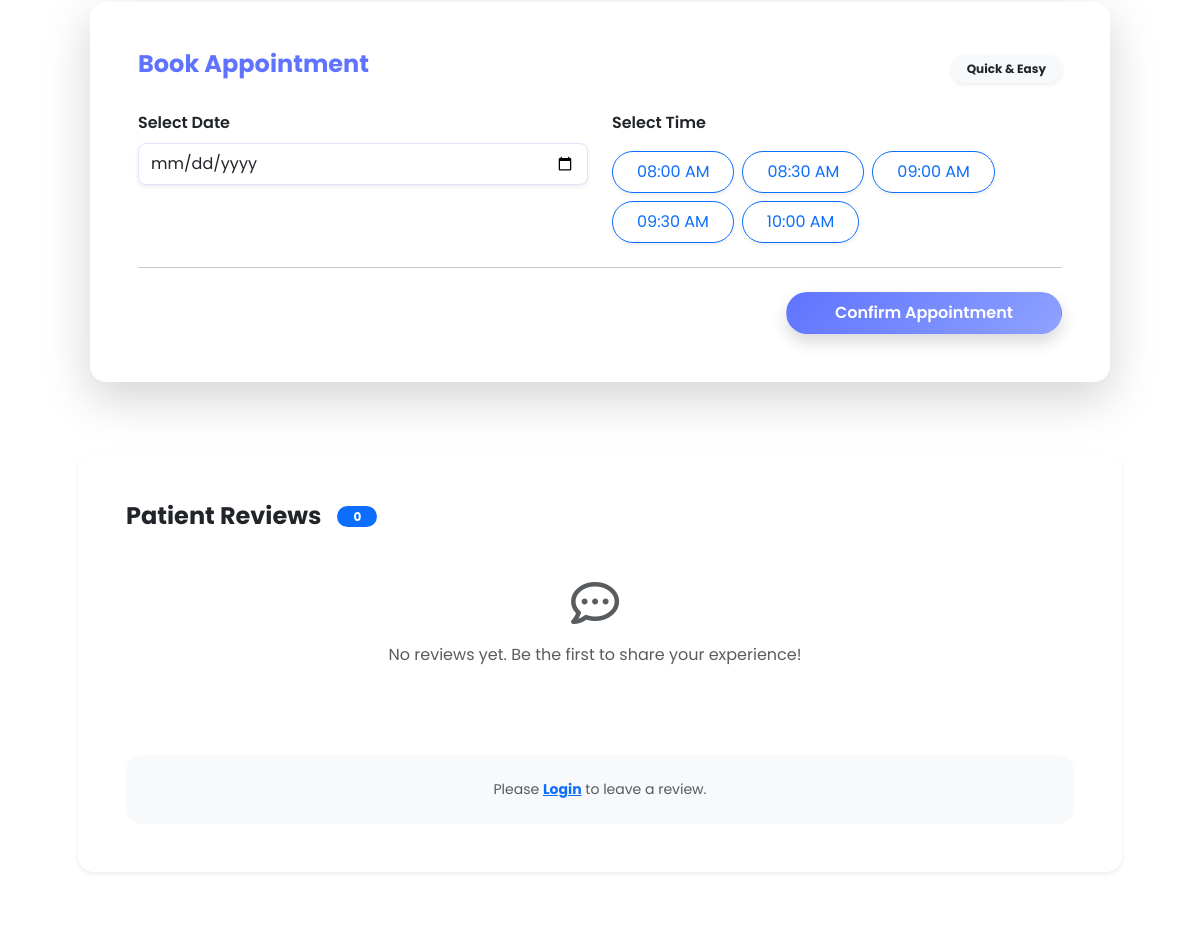
The page /doctor_info/19/ (middle part) on the database as committed earlier.
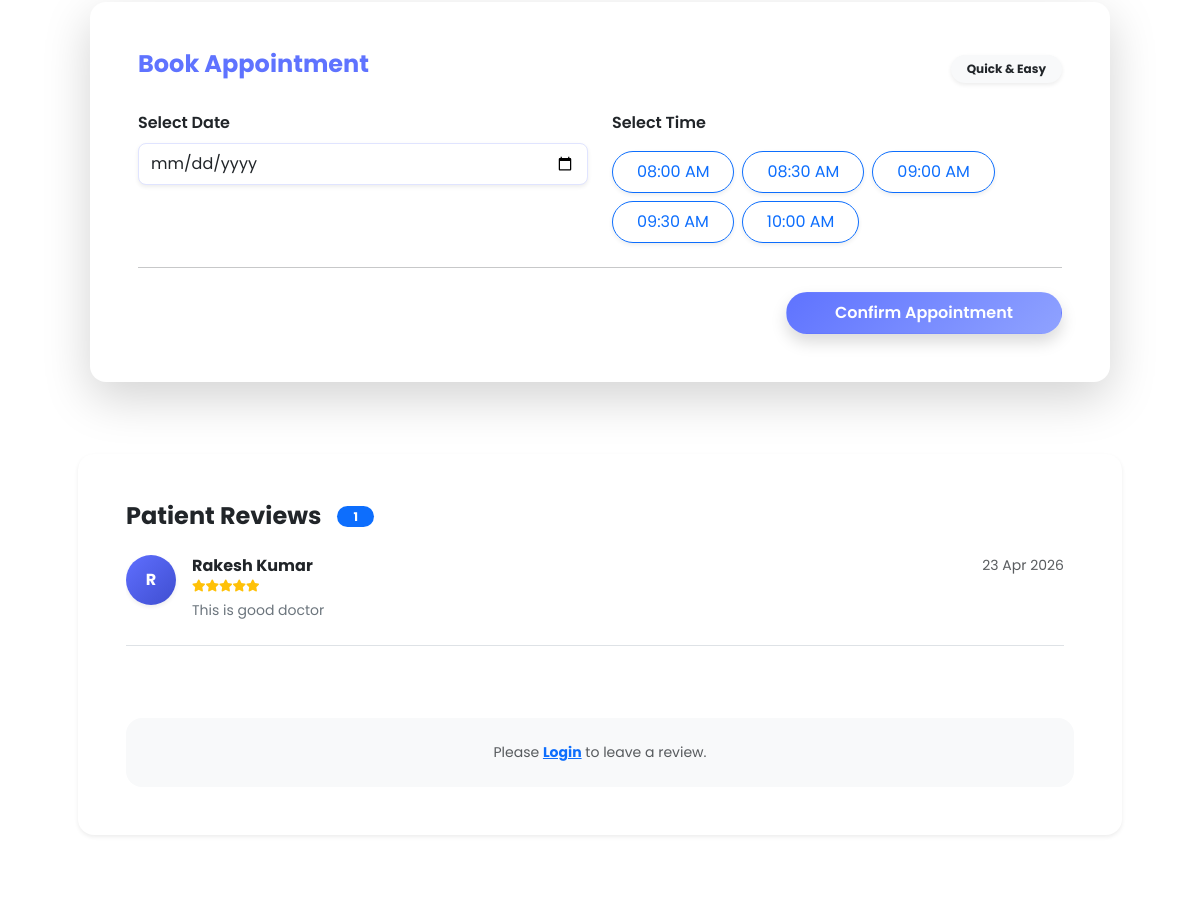
The same page on the database as committed later.
### appointment/models.py (models this page shows, shortened)
class Comment(models.Model):
    RATING_CHOICES = [
        (1, '1 Star'),
        (2, '2 Stars'),
        (3, '3 Stars'),
        (4, '4 Stars'),
        (5, '5 Stars'),
    ]
    doctor = models.ForeignKey(Doctor, on_delete=models.CASCADE, related_name='comments')
    patient = models.ForeignKey(Patients, on_delete=models.CASCADE)
    text = models.TextField()
    rating = models.IntegerField(
        choices=RATING_CHOICES,
        default=5,
        validators=[MinValueValidator(1), MaxValueValidator(5)]
    )
    created_at = models.DateTimeField(auto_now_add=True)

class Patients(models.Model):
    username = models.CharField(max_length=100)
    email = models.EmailField()
    password = models.CharField(max_length=100)
    phone = models.CharField(max_length=15, blank=True)
    city = models.CharField(max_length=100, blank=True)
    address = models.TextField(blank=True)
    profile_image = CloudinaryField('image', folder='patients_image')

### appointment/views.py (the view)
# urls.py: path('doctor_info/<int:id>/', views.doctor_info, name='doctor_info'),
def doctor_info(request, id):
    doctor = Doctor.objects.get(id=id, available=True)
    releted_doctor = Doctor.objects.filter(category=doctor.category, available=True)[:10]
    comments = Comment.objects.filter(doctor=doctor).order_by('-created_at')
    return render(request, 'doctor_info.html', {'doctor': doctor, 'releted_doctor': releted_doctor, 'comments': comments})

### appointment/models.py (called while the page is built)
    def __str__(self):
        return self.name

### templates/doctor_info.html (shortened to what the changed rows need)
{% extends "layout.html" %}
{% load static %}
{% block contant %}
    <section class="mt-4">
        <div class="container p-5">
            <div class="mt-5 pt-4" data-aos="fade-up">
                <div class="card border-0 shadow-sm rounded-4 p-4 p-md-5 bg-white">
                    <div class="d-flex align-items-center gap-3 mb-4">
                        <h4 class="fw-bold text-dark mb-0">Patient Reviews</h4>
                        <span class="badge rounded-pill bg-primary px-3">{{ comments.count|default:"0" }}</span>
                    </div>
                    <div class="comment-list mb-5" style="max-height: 500px; overflow-y: auto; padding-right: 10px;">
                        {% for comment in comments %}
                        <div class="d-flex gap-3 mb-4 pb-4 border-bottom">
                            <div class="flex-shrink-0">
                                <div class="rounded-circle d-flex align-items-center justify-content-center fw-bold text-white shadow-sm"
                                    style="width: 50px; height: 50px; background: linear-gradient(135deg, #5f6fff 0%, #3f4ed0 100%);">
                                    {{ comment.patient.username|slice:":1"|upper }}
                                </div>
                            </div>
                            <div class="flex-grow-1">
                                <div class="d-flex justify-content-between align-items-center mb-1">
                                    <h6 class="fw-bold mb-0">{{ comment.patient.username }}</h6>
                                    <small class="text-muted">{{ comment.created_at|date:"d M Y" }}</small>
                                </div>
                                <div class="mb-2" style="color: #ffc107; font-size: 12px;">
                                    <i class="fas fa-star"></i><i class="fas fa-star"></i><i class="fas fa-star"></i><i class="fas fa-star"></i><i class="fas fa-star"></i>
                                </div>
                                <p class="text-secondary small mb-0 lh-base">
                                    {{ comment.text }}
                                </p>
                            </div>
                        </div>
                        {% empty %}
                        <div class="text-center py-4">
                            <i class="far fa-comment-dots text-muted fa-3x mb-3"></i>
                            <p class="text-muted">No reviews yet. Be the first to share your experience!</p>
                        </div>
                        {% endfor %}
                    </div>
                </div>
            </div>
        </div>
    </section>
{% endblock %}

Rows that differ between the two databases and show on the page:
added Comment: patient.username "R", patient.username "Rakesh Kumar", created_at "23 Apr 2026", text "This is good doctor"
Other text that changed with them:
{{ comments.count|default:"0" }}: "0" → "1"
text no longer shown: "No reviews yet. Be the first to share your experience!"
